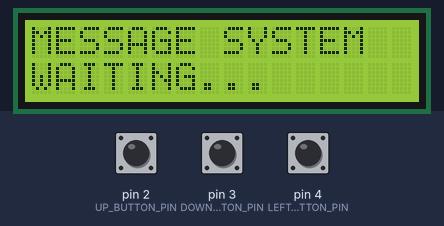
Recording of a sketch running on a simulated Arduino Uno, built with avr-gcc and run on an emulated ATmega328P. Shown: 16×2 character LCD. The inputs (shaded band) are chosen by the test bench; at power-on: pin 2 (UP_BUTTON_PIN) LOW, pin 3 (DOWN_BUTTON_PIN) LOW, pin 4 (LEFT_BUTTON_PIN) LOW.

Above: at 2.3 s.
2.4 s: pin 2 (UP_BUTTON_PIN) pulled HIGH for 0.15 s
At 2.53 s:
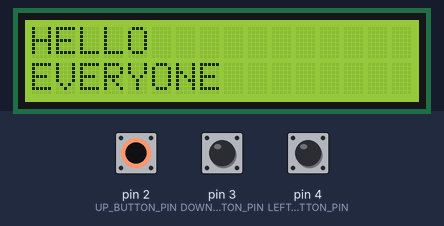
4.1 s: pin 3 (DOWN_BUTTON_PIN) pulled HIGH for 0.15 s
At 4.23 s:
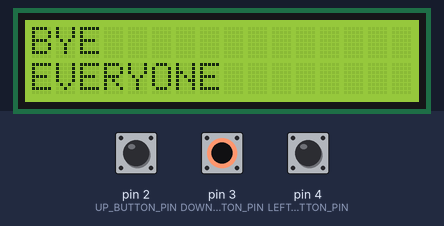
5.8 s: pin 4 (LEFT_BUTTON_PIN) pulled HIGH for 0.15 s
At 5.92 s:
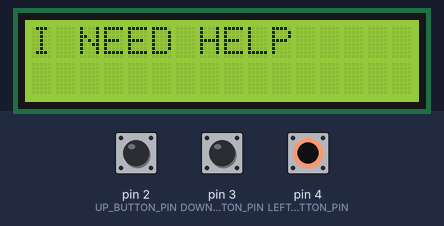
7.5 s: pin 4 (LEFT_BUTTON_PIN) pulled HIGH for 3.2 s
12.2 s: pin 2 (UP_BUTTON_PIN) pulled HIGH for 3.2 s
At 12.8 s:
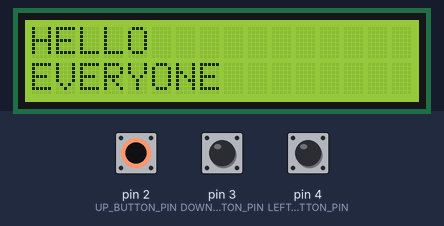
16.9 s: pin 2 (UP_BUTTON_PIN) driven HIGH and pin 3 (DOWN_BUTTON_PIN) driven HIGH
At 17.5 s:
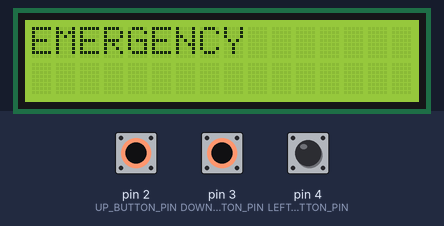
Timing chart, 0 to 19.4 s (numbered marks = the images above; inputs shaded):
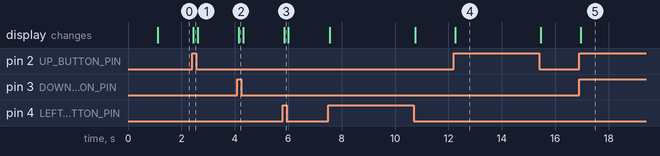

The sketch:

message_conveyer.ino
```cpp
/*
  Button-Based Message Conveyer System for Paralysis Patients
  UP button    -> D2
  DOWN button  -> D3
  LEFT button  -> D4

  Each input has a 10 kOhm pull-down resistor to GND.
  Each button connects its input pin to 5V when pressed.
  HIGH = pressed; LOW = released.
  I2C LCD: SDA -> A4, SCL -> A5 on Arduino Uno/Nano.
  External pull-down wiring is used; do not use INPUT_PULLUP.
  Default LCD address: 0x27 (change to 0x3F if required).
*/

#include <Wire.h>
#include <LiquidCrystal_I2C.h>

const byte UP_BUTTON_PIN = 2;
const byte DOWN_BUTTON_PIN = 3;
const byte LEFT_BUTTON_PIN = 4;
const byte LCD_ADDRESS = 0x27;
const unsigned long DEBOUNCE_MS = 35;

LiquidCrystal_I2C lcd(LCD_ADDRESS, 16, 2);
byte stablePattern = 0;
byte lastRawPattern = 0;
byte lastShownPattern = 255;
unsigned long lastRawChange = 0;

// Bit 0 = UP, bit 1 = DOWN, bit 2 = LEFT.
byte readButtons() {
  byte value = 0;
  if (digitalRead(UP_BUTTON_PIN) == HIGH) value |= 0b001;
  if (digitalRead(DOWN_BUTTON_PIN) == HIGH) value |= 0b010;
  if (digitalRead(LEFT_BUTTON_PIN) == HIGH) value |= 0b100;
  return value;
}

void showMessage(const char *line1, const char *line2) {
  lcd.clear();
  lcd.setCursor(0, 0);
  lcd.print(line1);
  lcd.setCursor(0, 1);
  lcd.print(line2);
}

void displayPattern(byte pattern) {
  switch (pattern) {
    case 0b000: showMessage("MESSAGE SYSTEM", "WAITING..."); break;
    case 0b001: showMessage("HELLO", "EVERYONE"); break;
    case 0b010: showMessage("BYE", "EVERYONE"); break;
    case 0b100: showMessage("I NEED HELP", ""); break;
    case 0b011: showMessage("EMERGENCY", ""); break;
    case 0b101: showMessage("PLEASE COME", "HERE"); break;
    case 0b110: showMessage("WATER", "PLEASE"); break;
    case 0b111: showMessage("I AM NOT OK", "HELP ME"); break;
    default:    showMessage("INPUT ERROR", ""); break;
  }
}

void setup() {
  pinMode(UP_BUTTON_PIN, INPUT);
  pinMode(DOWN_BUTTON_PIN, INPUT);
  pinMode(LEFT_BUTTON_PIN, INPUT);

  lcd.init();
  lcd.backlight();
  showMessage("MESSAGE SYSTEM", "INITIALIZING...");
  delay(1000);

  stablePattern = readButtons();
  lastRawPattern = stablePattern;
  displayPattern(stablePattern);
  lastShownPattern = stablePattern;
}

void loop() {
  unsigned long now = millis();
  byte rawPattern = readButtons();

  if (rawPattern != lastRawPattern) {
    lastRawPattern = rawPattern;
    lastRawChange = now;
  }

  if ((now - lastRawChange >= DEBOUNCE_MS) &&
      stablePattern != lastRawPattern) {
    stablePattern = lastRawPattern;
  }

  if (stablePattern != lastShownPattern) {
    displayPattern(stablePattern);
    lastShownPattern = stablePattern;
  }
}
```

Measured:
- after the input at 2.4 s, the display: changes after 0.05 s (image 1)
- after the input at 4.1 s, the display: changes after 0.05 s (image 2)
- after the input at 5.8 s, the display: changes after 0.05 s (image 3)
- after the input at 12.2 s, the display: changes after 0.05 s (image 4)
- after the input at 16.9 s, the display: changes after 0.05 s (image 5)
